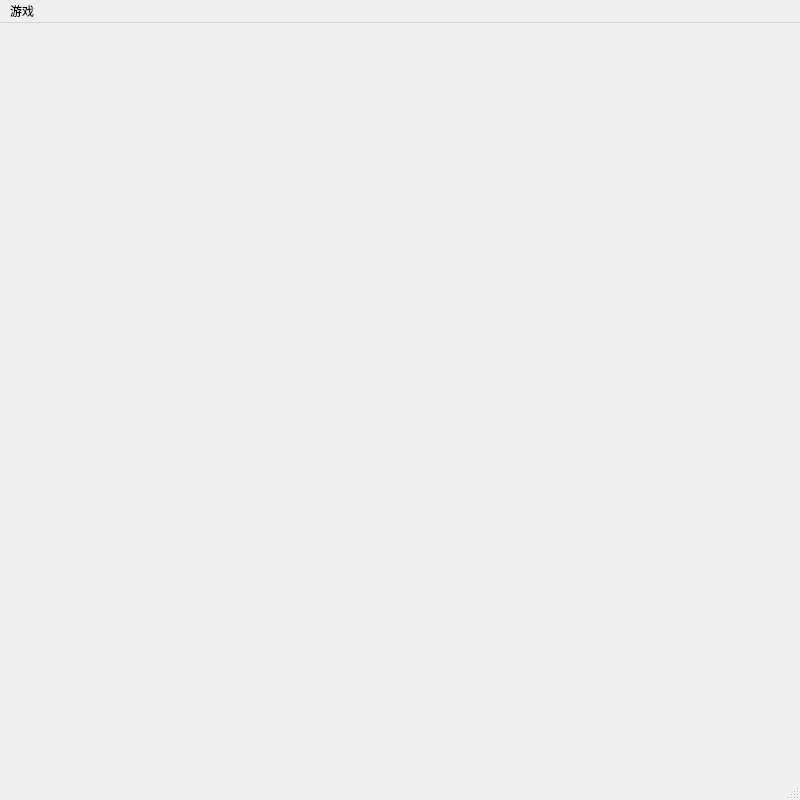
<?xml version="1.0" encoding="UTF-8"?>
<ui version="4.0">
 <class>GameMainWindow</class>
 <widget class="QMainWindow" name="GameMainWindow">
  <property name="geometry">
   <rect>
    <x>0</x>
    <y>0</y>
    <width>800</width>
    <height>800</height>
   </rect>
  </property>
  <property name="windowTitle">
   <string>MainWindow</string>
  </property>
  <widget class="QWidget" name="centralwidget">
   <widget class="QPushButton" name="btnStartGame">
    <property name="geometry">
     <rect>
      <x>350</x>
      <y>350</y>
      <width>100</width>
      <height>100</height>
     </rect>
    </property>
    <property name="styleSheet">
     <string notr="true">background:transparent;</string>
    </property>
    <property name="text">
     <string/>
    </property>
    <property name="flat">
     <bool>true</bool>
    </property>
   </widget>
  </widget>
  <widget class="QMenuBar" name="menubar">
   <property name="geometry">
    <rect>
     <x>0</x>
     <y>0</y>
     <width>800</width>
     <height>17</height>
    </rect>
   </property>
   <widget class="QMenu" name="menu">
    <property name="title">
     <string>游戏</string>
    </property>
    <addaction name="actionStart"/>
    <addaction name="actionRestart"/>
    <addaction name="actionExit"/>
   </widget>
   <addaction name="menu"/>
  </widget>
  <widget class="QStatusBar" name="statusbar"/>
  <action name="actionExit">
   <property name="text">
    <string>Exit</string>
   </property>
  </action>
  <action name="actionStart">
   <property name="text">
    <string>Start</string>
   </property>
  </action>
  <action name="actionRestart">
   <property name="text">
    <string>Restart</string>
   </property>
  </action>
 </widget>
 <resources/>
 <connections/>
</ui>
